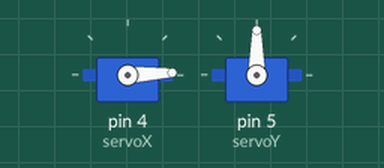
This sketch was run on a simulated Arduino Uno, built with avr-gcc and run on an emulated ATmega328P. Shown: 2 × servo.

Above: at 0.05 s.
At 1.4 s:
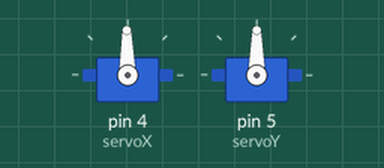
At 2.75 s:
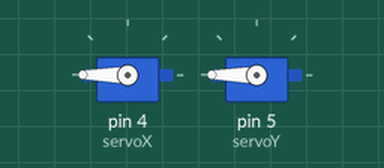
At 5.45 s:
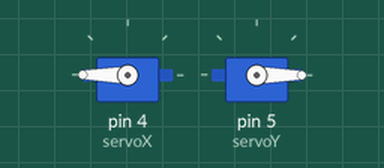
Timing chart, 0 to 7.1 s (numbered marks = the images above):
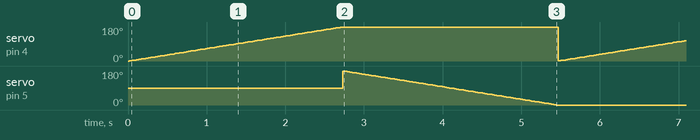

The sketch:

arduinoCode.ino
```cpp
#include <Servo.h>
Servo servoX;
Servo servoY;
int pos = 0;
int button = 3;
void setup() {
  servoX.attach(4);
  servoY.attach(5);
}

void loop() {
  for (pos = 0; pos <= 180; pos += 1) {
    servoX.write(pos);
    delay(15);
  }
  for (pos = 180; pos >= 0; pos -= 1) {
    servoY.write(pos);
    delay(15);
  }
}
/*
void setup() {
  // put your setup code here, to run once:
  Serial.begin(9600);
  pinMode(30,OUTPUT);
}

void loop() {
  // put your main code here, to run repeatedly:
  if(Serial.available() > 0){
    char data = Serial.read();
    if (data=='1') digitalWrite(30,false);
    else digitalWrite(30,true);
    char str[2];
    str[0] = data;
    str[1] = '\0';
    Serial.print(str);
  }
}
 */
```

Measured:
- by itself, servo on pin 4 (servoX): ramps from 1° to 180° and jumps back, once every 5.5 s
